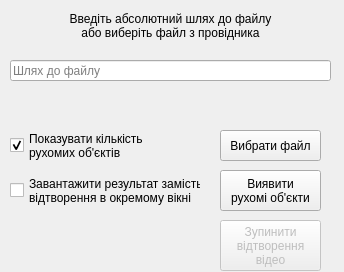
<?xml version="1.0" encoding="UTF-8"?>
<ui version="4.0">
 <class>MotionDetectionAppClass</class>
 <widget class="QWidget" name="MotionDetectionAppClass">
  <property name="geometry">
   <rect>
    <x>0</x>
    <y>0</y>
    <width>344</width>
    <height>272</height>
   </rect>
  </property>
  <property name="windowTitle">
   <string>MotionDetectionApp</string>
  </property>
  <widget class="QPushButton" name="submitButton">
   <property name="geometry">
    <rect>
     <x>220</x>
     <y>170</y>
     <width>101</width>
     <height>41</height>
    </rect>
   </property>
   <property name="cursor">
    <cursorShape>PointingHandCursor</cursorShape>
   </property>
   <property name="text">
    <string>Виявити 
рухомі об'єкти</string>
   </property>
  </widget>
  <widget class="QPushButton" name="chooseFileButton">
   <property name="geometry">
    <rect>
     <x>220</x>
     <y>130</y>
     <width>101</width>
     <height>31</height>
    </rect>
   </property>
   <property name="cursor">
    <cursorShape>PointingHandCursor</cursorShape>
   </property>
   <property name="text">
    <string>Вибрати файл</string>
   </property>
  </widget>
  <widget class="QLineEdit" name="filePath">
   <property name="geometry">
    <rect>
     <x>10</x>
     <y>60</y>
     <width>321</width>
     <height>21</height>
    </rect>
   </property>
   <property name="text">
    <string/>
   </property>
   <property name="placeholderText">
    <string>Шлях до файлу</string>
   </property>
  </widget>
  <widget class="QPushButton" name="stopVideoButton">
   <property name="enabled">
    <bool>false</bool>
   </property>
   <property name="geometry">
    <rect>
     <x>220</x>
     <y>220</y>
     <width>101</width>
     <height>51</height>
    </rect>
   </property>
   <property name="text">
    <string>Зупинити
відтворення
відео</string>
   </property>
  </widget>
  <widget class="QCheckBox" name="showNumberOfMovingObjects">
   <property name="enabled">
    <bool>true</bool>
   </property>
   <property name="geometry">
    <rect>
     <x>10</x>
     <y>130</y>
     <width>201</width>
     <height>31</height>
    </rect>
   </property>
   <property name="text">
    <string>Показувати кількість 
рухомих об'єктів</string>
   </property>
   <property name="checked">
    <bool>true</bool>
   </property>
  </widget>
  <widget class="QLabel" name="currentActionInfo">
   <property name="geometry">
    <rect>
     <x>40</x>
     <y>90</y>
     <width>261</width>
     <height>31</height>
    </rect>
   </property>
   <property name="text">
    <string/>
   </property>
   <property name="alignment">
    <set>Qt::AlignCenter</set>
   </property>
  </widget>
  <widget class="QLabel" name="label_2">
   <property name="geometry">
    <rect>
     <x>20</x>
     <y>10</y>
     <width>301</width>
     <height>31</height>
    </rect>
   </property>
   <property name="text">
    <string>Введіть абсолютний шлях до файлу 
або виберіть файл з провідника</string>
   </property>
   <property name="alignment">
    <set>Qt::AlignCenter</set>
   </property>
  </widget>
  <widget class="QCheckBox" name="dowloadVid">
   <property name="geometry">
    <rect>
     <x>10</x>
     <y>170</y>
     <width>191</width>
     <height>41</height>
    </rect>
   </property>
   <property name="text">
    <string>Завантажити результат замість 
відтворення в окремому вікні</string>
   </property>
  </widget>
 </widget>
 <layoutdefault spacing="6" margin="11"/>
 <resources>
  <include location="MotionDetectionApp.qrc"/>
 </resources>
 <connections/>
</ui>
